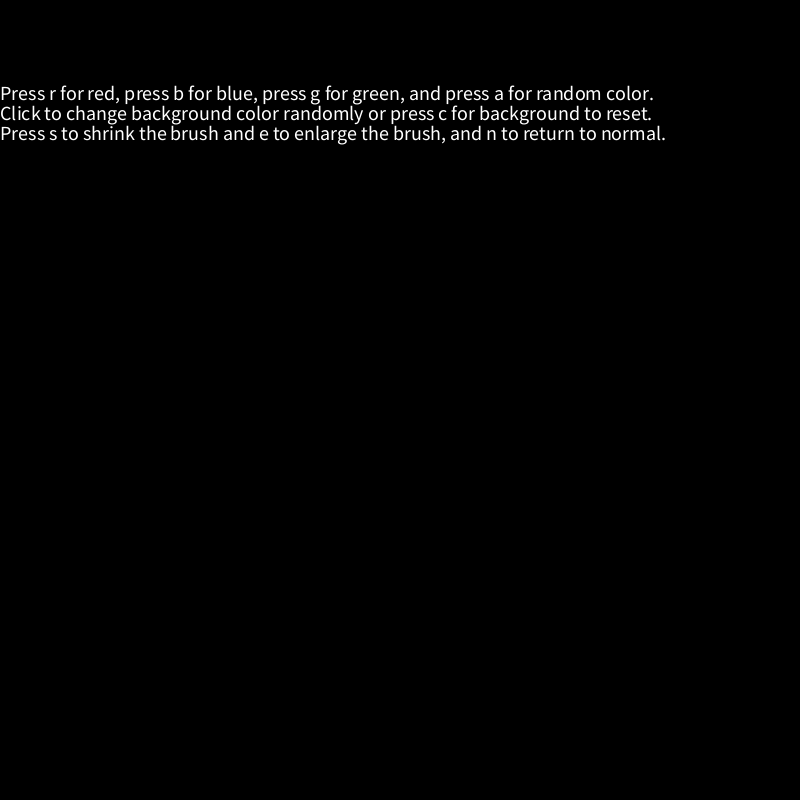
Frame 1 (no input)
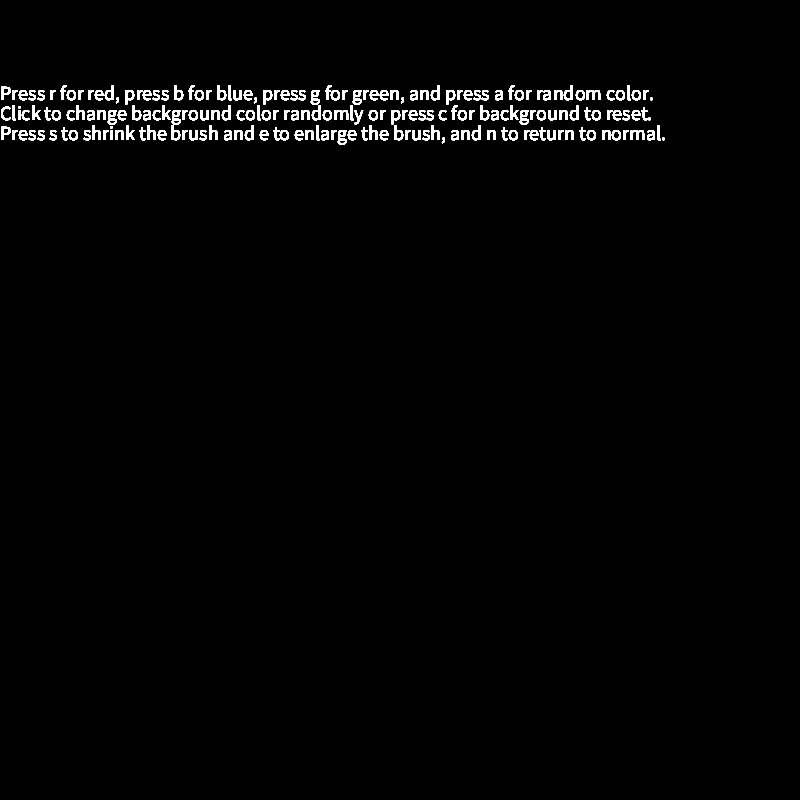
Frame 60 (the mouse pressed at the canvas centre just before this capture)
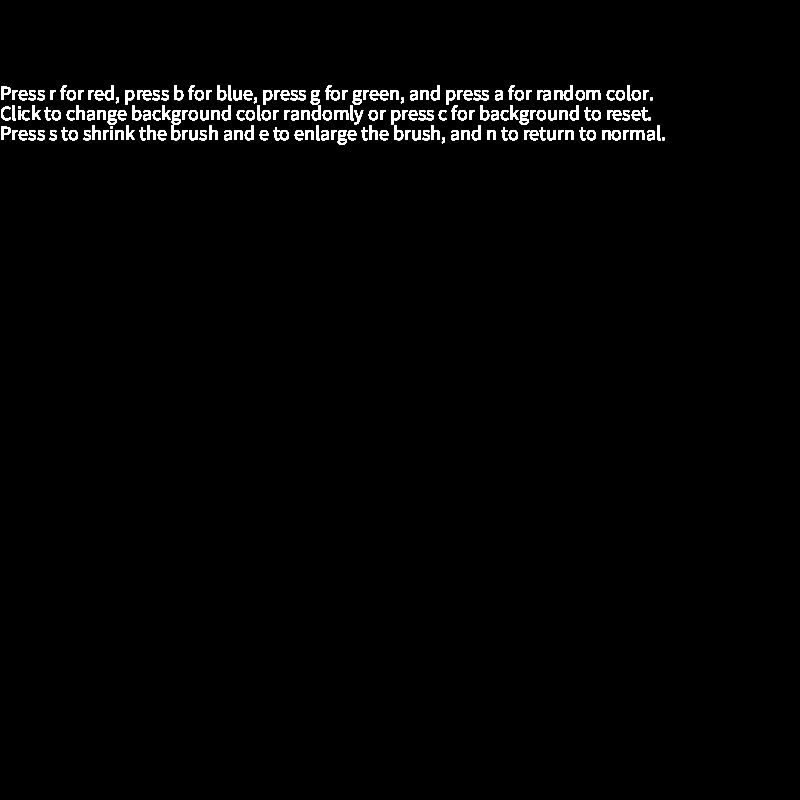
Frame 120 (the mouse held since frame 60 and released just before this capture)

The Processing sketch that drew these frames (run headless with seeded random() and noise(); from frame 60 on, the mouse is pressed at the canvas centre):

// Processing sketch: processing_103636
// ── processing_103636.pde

float xPos = 0;
float yPos = 0;
float size = 50;
void setup()
{
  size(800, 800);
  background(0);
}

void draw()
{
  textSize(20);
  text("Press r for red, press b for blue, press g for green, and press a for random color.", 0, 100);
  text("Click to change background color randomly or press c for background to reset.", 0, 120);
  text("Press s to shrink the brush and e to enlarge the brush, and n to return to normal.", 0, 140);
  xPos=mouseX;
  yPos=mouseY;
  if (key == 'r' && keyPressed)
  {
    fill(255, 0, 0);
    rect(xPos, yPos, size, size);
  }
  if (key == 'g' && keyPressed)
  {
    fill(0, 255, 0);
    rect(xPos, yPos, size, size);
  }
  if (key == 'b' && keyPressed)
  {
    fill(0, 0, 255);
    rect(xPos, yPos, size, size);
  }
  if (key == 'a' && keyPressed)
  {
    fill(random(0, 255), random(0, 255), random(0, 255));
    rect(xPos, yPos, size, size);
  }
  if (key == 'c' && keyPressed)
  {
    background(0, 0, 0);
  }
  if (key == 'e' && keyPressed)
  {
    size=75;
  }
  if (key == 's' && keyPressed)
  {
    size=25;
  }
  if (key == 'n' && keyPressed)
  {
    size=50;
  }
}

void mouseClicked()
{

  background(random(0, 255), random(0, 255), random(0, 255));
}
